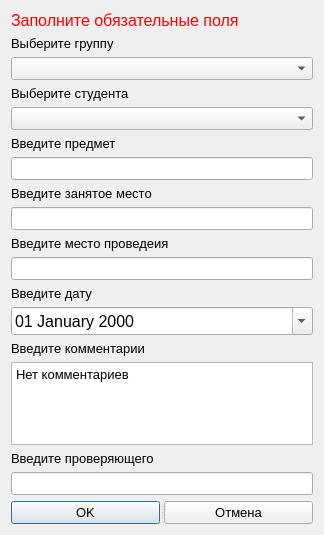
<?xml version="1.0" encoding="UTF-8"?>
<ui version="4.0">
 <class>AddOrEditOlimp</class>
 <widget class="QDialog" name="AddOrEditOlimp">
  <property name="geometry">
   <rect>
    <x>0</x>
    <y>0</y>
    <width>324</width>
    <height>535</height>
   </rect>
  </property>
  <property name="font">
   <font>
    <pointsize>10</pointsize>
   </font>
  </property>
  <property name="windowTitle">
   <string>Dialog</string>
  </property>
  <layout class="QGridLayout" name="gridLayout">
   <item row="0" column="0">
    <widget class="QLabel" name="label_error">
     <property name="font">
      <font>
       <pointsize>12</pointsize>
      </font>
     </property>
     <property name="styleSheet">
      <string notr="true">color:red;</string>
     </property>
     <property name="text">
      <string>Заполните обязательные поля</string>
     </property>
    </widget>
   </item>
   <item row="1" column="0">
    <widget class="QLabel" name="label_8">
     <property name="text">
      <string>Выберите группу</string>
     </property>
    </widget>
   </item>
   <item row="2" column="0">
    <widget class="QComboBox" name="comboBox_grupa"/>
   </item>
   <item row="3" column="0">
    <widget class="QLabel" name="label">
     <property name="font">
      <font>
       <pointsize>10</pointsize>
      </font>
     </property>
     <property name="text">
      <string>Выберите студента</string>
     </property>
    </widget>
   </item>
   <item row="4" column="0">
    <widget class="QComboBox" name="comboBox_student">
     <property name="font">
      <font>
       <pointsize>10</pointsize>
      </font>
     </property>
    </widget>
   </item>
   <item row="5" column="0">
    <widget class="QLabel" name="label_3">
     <property name="font">
      <font>
       <pointsize>10</pointsize>
      </font>
     </property>
     <property name="text">
      <string>Введите предмет</string>
     </property>
    </widget>
   </item>
   <item row="6" column="0">
    <widget class="QLineEdit" name="lineEdit_predmet">
     <property name="font">
      <font>
       <pointsize>10</pointsize>
      </font>
     </property>
    </widget>
   </item>
   <item row="7" column="0">
    <widget class="QLabel" name="label_4">
     <property name="font">
      <font>
       <pointsize>10</pointsize>
      </font>
     </property>
     <property name="text">
      <string>Введите занятое место</string>
     </property>
    </widget>
   </item>
   <item row="8" column="0">
    <widget class="QLineEdit" name="lineEdit_zanMesto">
     <property name="font">
      <font>
       <pointsize>10</pointsize>
      </font>
     </property>
    </widget>
   </item>
   <item row="9" column="0">
    <widget class="QLabel" name="label_5">
     <property name="font">
      <font>
       <pointsize>10</pointsize>
      </font>
     </property>
     <property name="text">
      <string>Введите место проведеия</string>
     </property>
    </widget>
   </item>
   <item row="10" column="0">
    <widget class="QLineEdit" name="lineEdit_MestoProved">
     <property name="font">
      <font>
       <pointsize>10</pointsize>
      </font>
     </property>
    </widget>
   </item>
   <item row="11" column="0">
    <widget class="QLabel" name="label_2">
     <property name="font">
      <font>
       <pointsize>10</pointsize>
      </font>
     </property>
     <property name="text">
      <string>Введите дату</string>
     </property>
    </widget>
   </item>
   <item row="12" column="0">
    <widget class="QDateEdit" name="dateEdit">
     <property name="font">
      <font>
       <pointsize>12</pointsize>
      </font>
     </property>
     <property name="displayFormat">
      <string>dd MMMM yyyy</string>
     </property>
     <property name="calendarPopup">
      <bool>true</bool>
     </property>
    </widget>
   </item>
   <item row="13" column="0">
    <widget class="QLabel" name="label_6">
     <property name="font">
      <font>
       <pointsize>10</pointsize>
      </font>
     </property>
     <property name="text">
      <string>Введите комментарии</string>
     </property>
    </widget>
   </item>
   <item row="14" column="0">
    <widget class="QPlainTextEdit" name="plainTextEdit_commen">
     <property name="font">
      <font>
       <pointsize>10</pointsize>
      </font>
     </property>
     <property name="plainText">
      <string>Нет комментариев</string>
     </property>
    </widget>
   </item>
   <item row="15" column="0">
    <widget class="QLabel" name="label_7">
     <property name="font">
      <font>
       <pointsize>10</pointsize>
      </font>
     </property>
     <property name="text">
      <string>Введите проверяющего</string>
     </property>
    </widget>
   </item>
   <item row="16" column="0">
    <widget class="QLineEdit" name="lineEdit_proveryaushii">
     <property name="font">
      <font>
       <pointsize>10</pointsize>
      </font>
     </property>
    </widget>
   </item>
   <item row="17" column="0">
    <widget class="QSplitter" name="splitter">
     <property name="orientation">
      <enum>Qt::Horizontal</enum>
     </property>
     <widget class="QPushButton" name="pushButton_ok">
      <property name="font">
       <font>
        <pointsize>10</pointsize>
       </font>
      </property>
      <property name="text">
       <string>OK</string>
      </property>
      <property name="icon">
       <iconset resource="../resourses.qrc">
        <normaloff>:/img/img/ok.png</normaloff>:/img/img/ok.png</iconset>
      </property>
     </widget>
     <widget class="QPushButton" name="pushButton_cancel">
      <property name="font">
       <font>
        <pointsize>10</pointsize>
       </font>
      </property>
      <property name="text">
       <string>Отмена</string>
      </property>
      <property name="icon">
       <iconset resource="../resourses.qrc">
        <normaloff>:/img/img/cancel.png</normaloff>:/img/img/cancel.png</iconset>
      </property>
     </widget>
    </widget>
   </item>
  </layout>
 </widget>
 <resources>
  <include location="../resourses.qrc"/>
 </resources>
 <connections/>
</ui>
